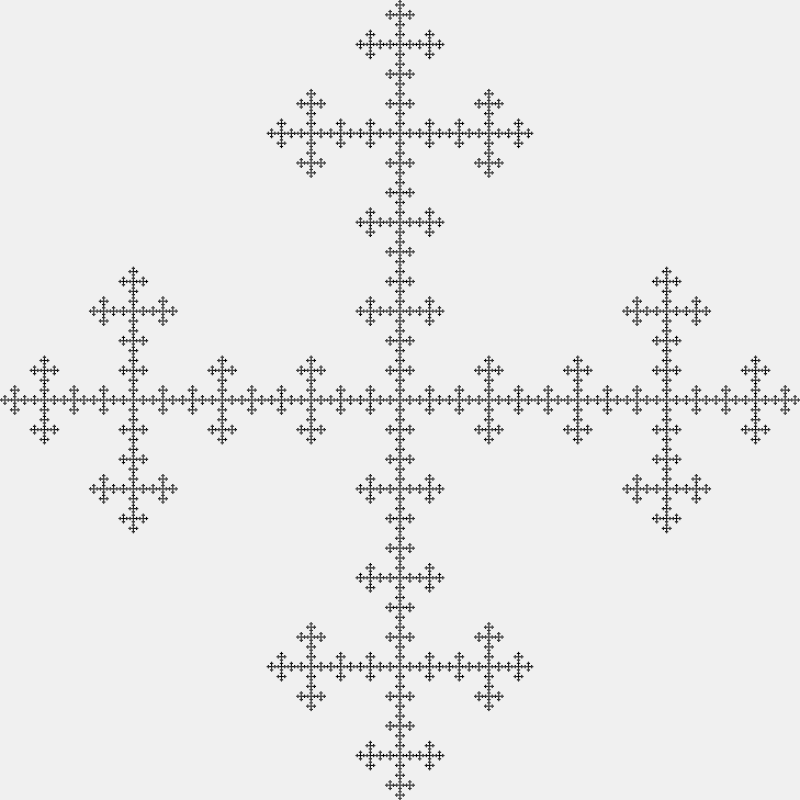
Frame 1 (no input)
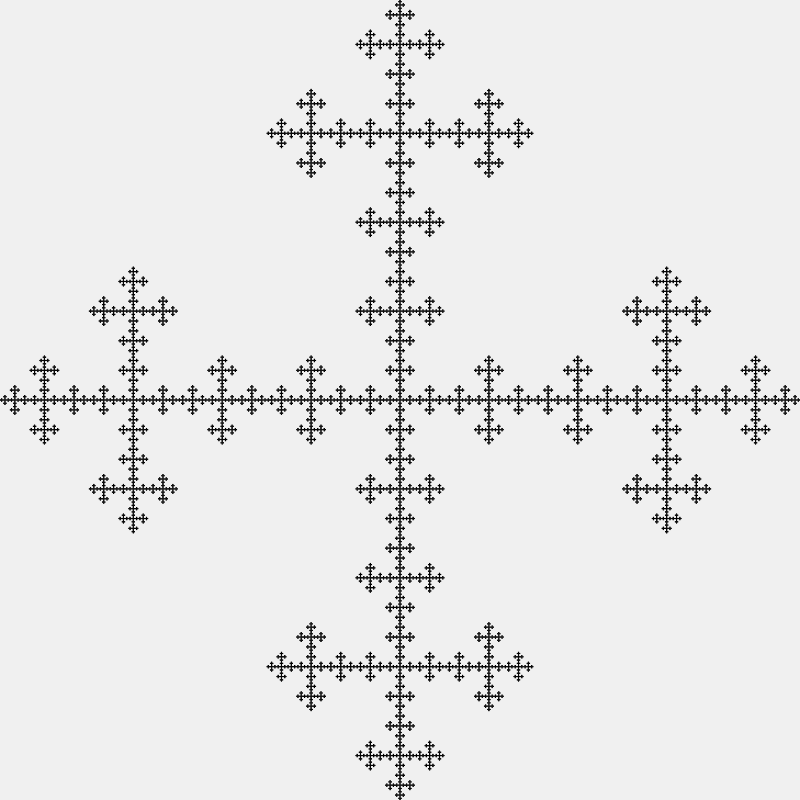
Frame 2 (the mouse pressed at the canvas centre, redrawn once)

The Processing sketch that drew these frames (run headless with seeded random() and noise(); the mouse was pressed at the canvas centre and the sketch redrawn once):

// Processing sketch: vicsek
// ── vicsek.pde
/* Vicsek fractal */
void setup() {
    size(800, 800);
    background(240);
    noLoop();
    noStroke();
    fill(0);
}

void draw() {
    vfractalc(0, 0, width, 6);
    //vfractalx(0, 0, width, 6);
}

void vfractalc(float x, float y, float l, int n) {
    if ( n <= 0 ) {
        square(x, y, l);
        return ;
    }

    float nl = l / 3;

    vfractalc(x+nl  , y     , nl, n-1);
    vfractalc(x     , y+nl  , nl, n-1);
    vfractalc(x+nl  , y+nl  , nl, n-1);
    vfractalc(x+2*nl, y+nl  , nl, n-1);
    vfractalc(x+nl  , y+2*nl, nl, n-1);
}

void vfractalx(float x, float y, float l, int n) {
    if ( n <= 0 ) {
        square(x, y, l);
        return ;
    }

    float nl = l / 3;

    vfractalx(x     , y     , nl, n-1);
    vfractalx(x+2*nl, y     , nl, n-1);
    vfractalx(x+nl  , y+nl  , nl, n-1);
    vfractalx(x     , y+2*nl, nl, n-1);
    vfractalx(x+2*nl, y+2*nl, nl, n-1);
}
